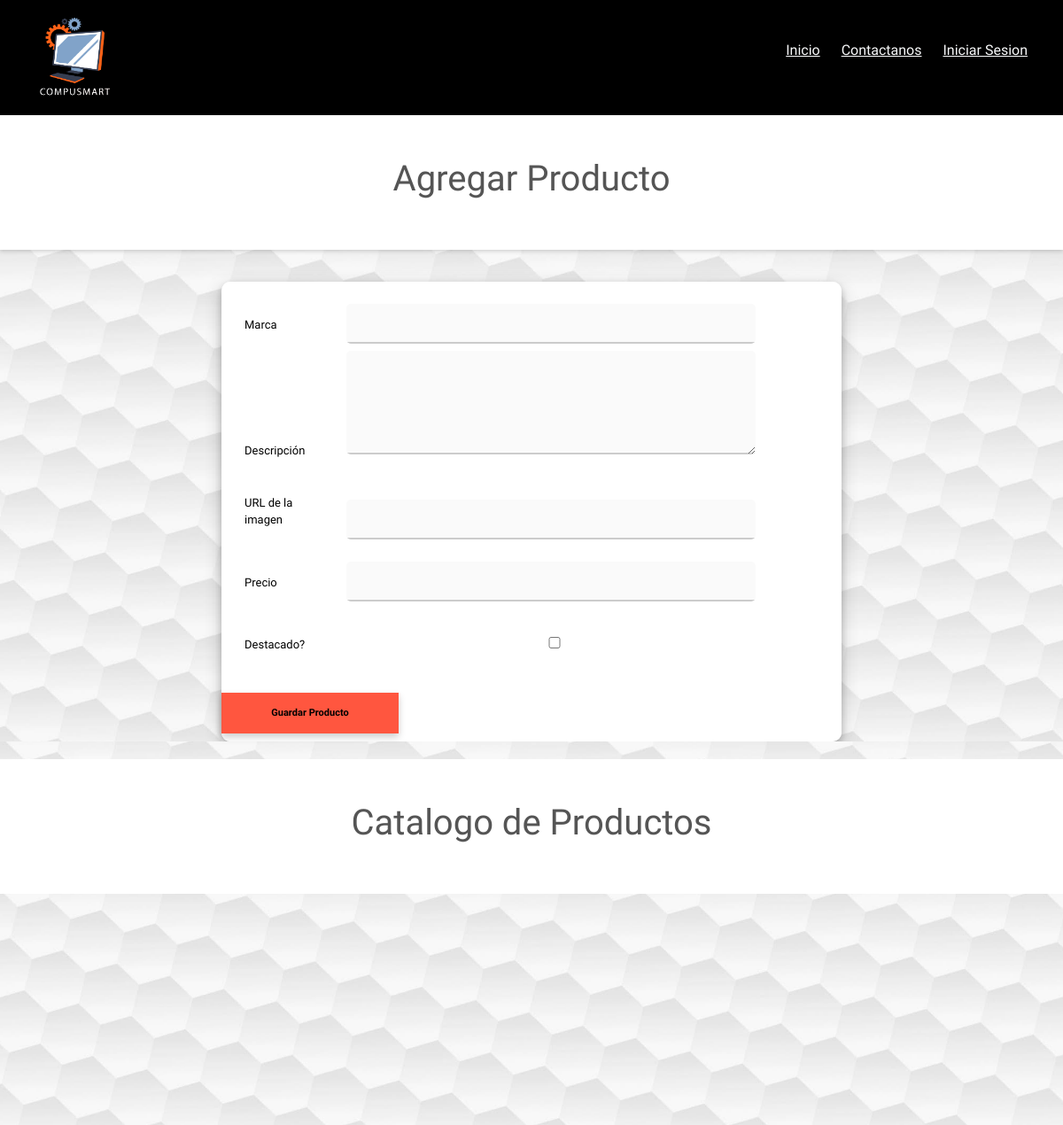
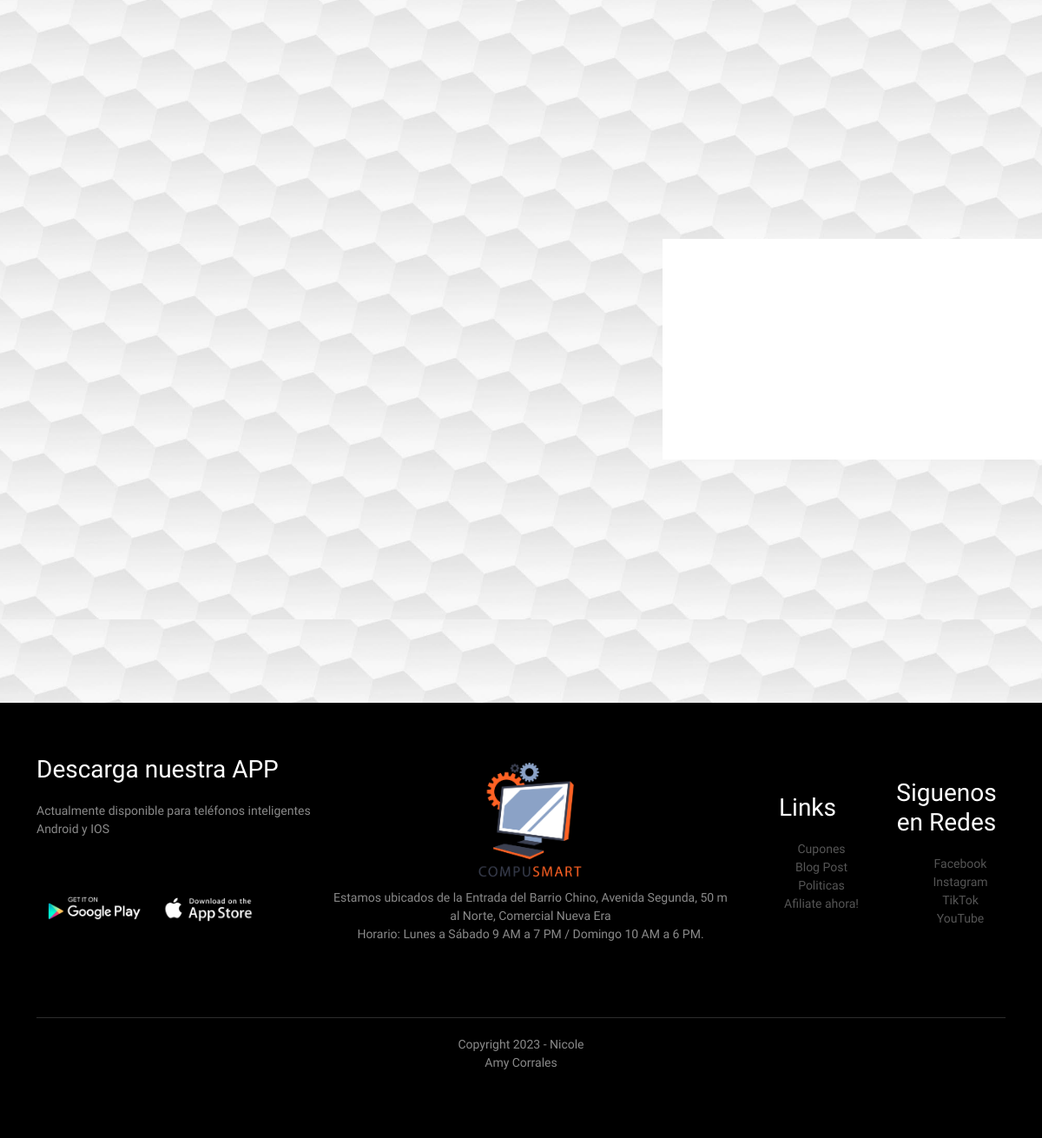
The app's page /admin/productos/productos.php with its own data (2 pictures, top to bottom).
### tables this page shows
CREATE TABLE `productos` (
  `id` int(10) NOT NULL,
  `fecha` timestamp NOT NULL DEFAULT current_timestamp(),
  `marca` varchar(250) NOT NULL,
  `descripcion` text NOT NULL,
  `imagen` text NOT NULL,
  `precio` double(15,2) NOT NULL DEFAULT 0.00,
  `destacado` tinyint(1) NOT NULL DEFAULT 0
);

### DAL/producto.php (called while the page is built, shortened)
<?php
function obtenerProductos()
{
    $retorno = null;
    try {
        $conexion = Conecta();
        $sql = "SELECT * FROM productos";
        $resultado = $conexion->query($sql);
        if ($resultado->num_rows > 0) {
            $retorno = $resultado;
        }
    } catch (\Throwable $th) {
        echo $th;
    } finally {
        Desconecta($conexion);
    }
    return $retorno;
}

### admin/productos/productos.php (the view, shortened to what this page needs)
<?php include '../include/header.php'; ?>
<?php
require_once '../../DAL/producto.php';
$productos = obtenerProductos();
?>
<div class="div-h1">
    <h1 id="texto_Conct">Agregar Producto </h1>
</div>
<div id="Main-Contact">
    <fieldset>
        <form class="contact_form" action="./productos.php" method="POST" id="contact_form" runat="server">
            <div id="contenedor">
                <label class="label" for="txtMarca">Marca</label>
                <input type="text" name="marca" id="txtMarca" class="Input" placeholder="&nbsp;" required />
            </div>
            <div id="contenedor">
                <label class="label" for="txtDescripcion">Descripción</label>
                <textarea type="text" name="descripcion" id="txtDescripcion" class="Input" placeholder="&nbsp;" required rows="4" cols="50"></textarea>
            </div>
            <div id="contenedor">
                <label class="label" for="txtImagen">URL de la imagen</label>
                <input type="text" name="imagen" id="txtImagen" class="Input" placeholder="&nbsp;" required />
            </div>
            <div id="contenedor">
                <label class="label" for="txtPrecio">Precio</label>
                <input type="number" name="precio" id="txtDireccion" class="Input" placeholder="&nbsp;" />
            </div>
            <div id="contenedor">
                <label class="label" for="txtDestacado">Destacado?</label>
                <input type="checkbox" name="destacado" id="txtDestacado" class="Input" placeholder="&nbsp;" />
            </div>
            <div>
                <button class="boton" type="submit" id="btnRegistrarse">Guardar Producto</button>
            </div>
        </form>
    </fieldset>
</div>
<?php if ($productos) : ?>
    <section class="contenedor-productos">
        <div class="div-h1-sin-background">
            <h1 id="texto_Conct">Catalogo de Productos </h1>
        </div>
        <div class="contenedor">
            <div class="contenedor-items">
                <?php while ($row = $productos->fetch_assoc()) : ?>
                    <div class="item">
                        <span class="titulo-item"><?php echo $row["marca"] . " - " . $row["descripcion"]; ?></span>
                        <span class="precio-item">₡ <?php echo  number_format($row["precio"], 2, ',', '.'); ?></span>
                        <a href="<?php echo './editarProducto.php?id=' . $row["id"] ?>" class="boton-item">Editar Producto</a>
                        <a href="<?php echo './productos.php?eliminar=' . $row["id"] ?>" class="boton-item">Eliminar Producto</a>
                    </div>
                <?php endwhile ?>
            </div>
        </div>
    </section>
<?php else : ?>
    <a> No hay productos aun, ingresa algunßos </a>
<?php endif  ?>
<?php include '../include/footer.php'; ?>

### Css/Style.css (style rules this page uses)
* { margin: 0; padding: 0; box-sizing: border-box; }
body { font-family: 'Raleway', sans-serif; }
a { text-decoration: none; color: rgb(255, 255, 255); transition: .5s; }
#body-Contact { background: url('../Recursos/img/wallpaper.jpg'); background-repeat: no-repeat; background-attachment: fixed; background-size: cover; font-family: 'Raleway', sans-serif; }
.div-h1 { box-shadow: 0 1px 5px 0 rgba(0, 0, 0, 0.2); padding: 4%; background-color: white; margin-bottom: 3%; }
.div-h1-sin-background { padding: 4%; background-color: white; margin-bottom: 3%; }
#texto_Conct { color: #555; text-align: center; margin-right: 200px; margin-left: 200px; }
#Main-Contact { width: 700px; margin: auto; }
fieldset { border-radius: 10px; font-size: 11px; background-color: white; border-radius: 10px; padding: 2%; color: rgb(77, 77, 77); box-shadow: 0 4px 8px 0 rgba(0, 0, 0, 0.2), 0 6px 20px 0 rgba(0, 0, 0, 0.19); margin-bottom: 10%; }
.label { display: inline-block; width: 80px; margin-top: 3em; margin-left: 2em; font-size: 13px; color: black; }
.Input, textarea { padding: 1.5%; border-radius: 5px; background: linear-gradient(90deg, #222, #222) center bottom/0 0.15em no-repeat, linear-gradient(90deg, #ccc, #ccc) left bottom/100% 0.15em no-repeat, linear-gradient(90deg, #fafafa, #fafafa) left bottom/100% no-repeat; transition: background-size 0.3s ease; border: 0; margin-left: 2em; margin-top: .5em; width: 66%; font-family: 'Raleway', sans-serif; font-size:medium; font-weight: bold; }
input.dirty, textarea.dirty, input:not(:placeholder-shown), textarea:not(:placeholder-shown), input:focus, textarea:focus { outline: none; font-size: large; background-size: 100% 0.15em, 100% 0.1em, 100%; }
#btnRegistrarse { margin-top: 4em; margin-bottom: .8em; width: 200px; }
button { font-weight: bolder; margin-left: 240px; font-family: 'Raleway', sans-serif; padding: 15px 25px; font-size: 24px; cursor: pointer; text-align: center; text-decoration: none; outline: none; color: black; background-color: rgba(255, 68, 43, 0.9); border: none; box-shadow: 0 4px 8px 0 rgba(0, 0, 0, 0.2); border-radius: 10px; transition: .2s ease all; }
section { background: url(Recursos/img/wallpaper.jpg) center/cover; background-repeat: no-repeat; background-attachment: fixed; background-size: cover; }
h1 { transition: transform 0.8s; }
.contenedor-productos { background-color: #fff; padding-top: 20px; padding-bottom: 100px; }

### Css/productos.css (style rules this page uses)
* { margin: 0; padding: 0; box-sizing: border-box; font-family: 'Raleway', sans-serif; color: #555; }
body { font-family: 'Raleway', sans-serif; }
a { text-decoration: none; color: rgb(255, 255, 255); transition: .5s; }
.contenedor { max-width: 1200px; padding: 10px; margin: auto; display: flex; padding-bottom: 100px; justify-content: space-between; background-color: #fff; contain: paint; }
.contenedor .contenedor-items { margin-top: 30px; display: grid; grid-template-columns: repeat(auto-fit, minmax(220px, 1fr)); grid-gap:30px; grid-row-gap: 30px; width: 100%; transition: .3s; }
.contenedor .contenedor-items .item { max-width: 200px; margin: auto; border: 1px solid #666; border-radius: 10px; padding: 20px; transition: .3s; }
.contenedor .contenedor-items .item .titulo-item { display: block; font-weight: bold; text-align: center; text-transform: uppercase; }
.contenedor .contenedor-items .item .precio-item { display: block; text-align: center; font-weight: bold; font-size: 22px; }
.contenedor .contenedor-items .item .boton-item { display: block; margin: 25px auto; border: none; background-color: rgb(45, 117, 114); color: #fff; padding: 10px 10px; border-radius: 5px; cursor: pointer; }

### records on screen
productos: marca "BIOSTAR TARJETA GRAFICA", descripcion "GEFORCE GT 610 - 2 GB - 700 MHZ", precio "22.000,00"
productos: descripcion "A320M-A PRO - AMD AM4 - AMD A320 - 2", precio "28.000,00"
productos: marca "MSI I", descripcion "A320M-A PRO - AMD AM4 - AMD A320 - 2", precio "28.000,00"
productos: marca "MSI I", descripcion "A320M-A PRO - AMD AM4 - AMD A320 - 2", precio "28.000,00"
productos: precio "123.123,00"
productos: marca "123123123", precio "2.333,00"
